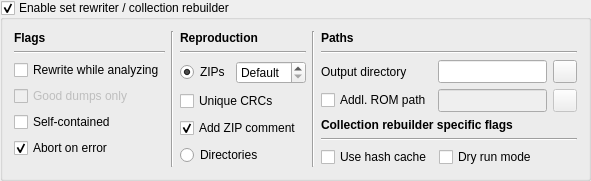
            <widget class="QGroupBox" name="groupBoxSetRewriter">
             <property name="sizePolicy">
              <sizepolicy hsizetype="MinimumExpanding" vsizetype="Minimum">
               <horstretch>0</horstretch>
               <verstretch>0</verstretch>
              </sizepolicy>
             </property>
             <property name="title">
              <string>Enable set rewriter / collection rebuilder</string>
             </property>
             <property name="checkable">
              <bool>true</bool>
             </property>
             <layout class="QGridLayout" name="gridLayout_9">
              <item row="0" column="0">
               <layout class="QGridLayout" name="gridLayoutSetRewriter">
                <item row="4" column="4" colspan="3">
                 <widget class="QLabel" name="labelCollectionRebuilderSpecific">
                  <property name="text">
                   <string>&lt;html&gt;&lt;head/&gt;&lt;body&gt;&lt;p&gt;&lt;span style=&quot; font-weight:600;&quot;&gt;Collection rebuilder specific flags&lt;/span&gt;&lt;/p&gt;&lt;/body&gt;&lt;/html&gt;</string>
                  </property>
                 </widget>
                </item>
                <item row="5" column="4" colspan="3">
                 <widget class="Line" name="lineCollectionRebuilderSpecific">
                  <property name="orientation">
                   <enum>Qt::Horizontal</enum>
                  </property>
                 </widget>
                </item>
                <item row="0" column="0">
                 <widget class="QLabel" name="labelSetRewriterFlags">
                  <property name="text">
                   <string>&lt;html&gt;&lt;head/&gt;&lt;body&gt;&lt;p&gt;&lt;span style=&quot; font-weight:600;&quot;&gt;Flags&lt;/span&gt;&lt;/p&gt;&lt;/body&gt;&lt;/html&gt;</string>
                  </property>
                 </widget>
                </item>
                <item row="0" column="4" colspan="3">
                 <widget class="QLabel" name="labelSetRewriterPaths">
                  <property name="text">
                   <string>&lt;html&gt;&lt;head/&gt;&lt;body&gt;&lt;p&gt;&lt;span style=&quot; font-weight:600;&quot;&gt;Paths&lt;/span&gt;&lt;/p&gt;&lt;/body&gt;&lt;/html&gt;</string>
                  </property>
                 </widget>
                </item>
                <item row="1" column="2">
                 <widget class="Line" name="line_12">
                  <property name="orientation">
                   <enum>Qt::Horizontal</enum>
                  </property>
                 </widget>
                </item>
                <item row="2" column="2" rowspan="5">
                 <layout class="QVBoxLayout" name="verticalLayout_2">
                  <item>
                   <layout class="QHBoxLayout" name="horizontalLayout_2">
                    <item>
                     <widget class="QRadioButton" name="radioButtonSetRewriterZipArchives">
                      <property name="toolTip">
                       <string>Produce ZIP archived sets (recommended)</string>
                      </property>
                      <property name="text">
                       <string>ZIPs</string>
                      </property>
                      <property name="checked">
                       <bool>true</bool>
                      </property>
                     </widget>
                    </item>
                    <item>
                     <widget class="QSpinBox" name="spinBoxSetRewriterZipLevel">
                      <property name="toolTip">
                       <string>Select the ZIP compression level (0 = lowest / fastest, 9 = highest / slowest)</string>
                      </property>
                      <property name="specialValueText">
                       <string>Default</string>
                      </property>
                      <property name="prefix">
                       <string>Level </string>
                      </property>
                      <property name="minimum">
                       <number>-1</number>
                      </property>
                      <property name="maximum">
                       <number>9</number>
                      </property>
                      <property name="value">
                       <number>-1</number>
                      </property>
                     </widget>
                    </item>
                   </layout>
                  </item>
                  <item>
                   <widget class="QCheckBox" name="checkBoxSetRewriterUniqueCRCs">
                    <property name="sizePolicy">
                     <sizepolicy hsizetype="Fixed" vsizetype="Fixed">
                      <horstretch>0</horstretch>
                      <verstretch>0</verstretch>
                     </sizepolicy>
                    </property>
                    <property name="toolTip">
                     <string>When a set contains multiple files with the same CRC, should the produced ZIP include all files individually or just the first one (which is actually sufficient)?</string>
                    </property>
                    <property name="text">
                     <string>Unique CRCs</string>
                    </property>
                   </widget>
                  </item>
                  <item>
                   <widget class="QCheckBox" name="checkBoxAddZipComment">
                    <property name="toolTip">
                     <string>When enabled, QMC2 will add a comment to the ZIP containing its version and the archive creation- or fixing-date</string>
                    </property>
                    <property name="text">
                     <string>Add ZIP comment</string>
                    </property>
                    <property name="checked">
                     <bool>true</bool>
                    </property>
                   </widget>
                  </item>
                  <item>
                   <widget class="QRadioButton" name="radioButtonSetRewriterIndividualDirectories">
                    <property name="toolTip">
                     <string>Produce sets in individual sub-directories (not recommended)</string>
                    </property>
                    <property name="text">
                     <string>Directories</string>
                    </property>
                   </widget>
                  </item>
                 </layout>
                </item>
                <item row="2" column="5">
                 <widget class="QLineEdit" name="lineEditSetRewriterOutputPath">
                  <property name="sizePolicy">
                   <sizepolicy hsizetype="Expanding" vsizetype="Minimum">
                    <horstretch>0</horstretch>
                    <verstretch>0</verstretch>
                   </sizepolicy>
                  </property>
                  <property name="toolTip">
                   <string>Output path for the set rewriter (WARNING: existing files will be overwritten!) -- you should NEVER use one of your primary ROM paths here!!!</string>
                  </property>
                 </widget>
                </item>
                <item row="1" column="0">
                 <widget class="Line" name="line_11">
                  <property name="orientation">
                   <enum>Qt::Horizontal</enum>
                  </property>
                 </widget>
                </item>
                <item row="2" column="6">
                 <widget class="QToolButton" name="toolButtonBrowseSetRewriterOutputPath">
                  <property name="sizePolicy">
                   <sizepolicy hsizetype="Fixed" vsizetype="Minimum">
                    <horstretch>0</horstretch>
                    <verstretch>0</verstretch>
                   </sizepolicy>
                  </property>
                  <property name="toolTip">
                   <string>Browse output path for the set rewriter</string>
                  </property>
                  <property name="icon">
                   <iconset resource="qmc2.qrc">
                    <normaloff>:/data/img/fileopen.png</normaloff>:/data/img/fileopen.png</iconset>
                  </property>
                 </widget>
                </item>
                <item row="3" column="6">
                 <widget class="QToolButton" name="toolButtonBrowseSetRewriterAdditionalRomPath">
                  <property name="enabled">
                   <bool>false</bool>
                  </property>
                  <property name="sizePolicy">
                   <sizepolicy hsizetype="Fixed" vsizetype="Minimum">
                    <horstretch>0</horstretch>
                    <verstretch>0</verstretch>
                   </sizepolicy>
                  </property>
                  <property name="toolTip">
                   <string>Browse additional ROM path</string>
                  </property>
                  <property name="icon">
                   <iconset resource="qmc2.qrc">
                    <normaloff>:/data/img/fileopen.png</normaloff>:/data/img/fileopen.png</iconset>
                  </property>
                 </widget>
                </item>
                <item row="2" column="4">
                 <widget class="QLabel" name="labelSetRewriterOutputPath">
                  <property name="text">
                   <string>Output directory</string>
                  </property>
                 </widget>
                </item>
                <item row="3" column="4">
                 <widget class="QCheckBox" name="checkBoxSetRewriterUseAdditionalRomPath">
                  <property name="toolTip">
                   <string>Use the following additional ROM path</string>
                  </property>
                  <property name="text">
                   <string>Addl. ROM path</string>
                  </property>
                 </widget>
                </item>
                <item row="3" column="5">
                 <widget class="QLineEdit" name="lineEditSetRewriterAdditionalRomPath">
                  <property name="enabled">
                   <bool>false</bool>
                  </property>
                  <property name="sizePolicy">
                   <sizepolicy hsizetype="Expanding" vsizetype="Minimum">
                    <horstretch>0</horstretch>
                    <verstretch>0</verstretch>
                   </sizepolicy>
                  </property>
                  <property name="toolTip">
                   <string>Specify an additional (source) ROM path used when the set rewriter is active</string>
                  </property>
                 </widget>
                </item>
                <item row="0" column="2">
                 <widget class="QLabel" name="labelSetRewriterReproduction">
                  <property name="text">
                   <string>&lt;html&gt;&lt;head/&gt;&lt;body&gt;&lt;p&gt;&lt;span style=&quot; font-weight:600;&quot;&gt;Reproduction&lt;/span&gt;&lt;/p&gt;&lt;/body&gt;&lt;/html&gt;</string>
                  </property>
                 </widget>
                </item>
                <item row="0" column="1" rowspan="7">
                 <widget class="Line" name="line_14">
                  <property name="orientation">
                   <enum>Qt::Vertical</enum>
                  </property>
                 </widget>
                </item>
                <item row="1" column="4" colspan="3">
                 <widget class="Line" name="line_13">
                  <property name="orientation">
                   <enum>Qt::Horizontal</enum>
                  </property>
                 </widget>
                </item>
                <item row="0" column="3" rowspan="7">
                 <widget class="Line" name="line_15">
                  <property name="orientation">
                   <enum>Qt::Vertical</enum>
                  </property>
                 </widget>
                </item>
                <item row="2" column="0" rowspan="5">
                 <layout class="QVBoxLayout" name="verticalLayout">
                  <item>
                   <widget class="QCheckBox" name="checkBoxSetRewriterWhileAnalyzing">
                    <property name="sizePolicy">
                     <sizepolicy hsizetype="Fixed" vsizetype="Fixed">
                      <horstretch>0</horstretch>
                      <verstretch>0</verstretch>
                     </sizepolicy>
                    </property>
                    <property name="toolTip">
                     <string>Rewrite sets while analyzing them (otherwise sets will only be rewritten on demand / through the context menu)</string>
                    </property>
                    <property name="text">
                     <string>Rewrite while analyzing</string>
                    </property>
                   </widget>
                  </item>
                  <item>
                   <widget class="QCheckBox" name="checkBoxSetRewriterGoodDumpsOnly">
                    <property name="enabled">
                     <bool>false</bool>
                    </property>
                    <property name="toolTip">
                     <string>Automatically rewrite sets only when all their dumps are 'good'</string>
                    </property>
                    <property name="text">
                     <string>Good dumps only</string>
                    </property>
                   </widget>
                  </item>
                  <item>
                   <widget class="QCheckBox" name="checkBoxSetRewriterSelfContainedSets">
                    <property name="toolTip">
                     <string>Create sets that do not need parent sets (otherwise create space-efficient sets which are merged upon loading, recommended)</string>
                    </property>
                    <property name="text">
                     <string>Self-contained</string>
                    </property>
                   </widget>
                  </item>
                  <item>
                   <widget class="QCheckBox" name="checkBoxSetRewriterAbortOnError">
                    <property name="toolTip">
                     <string>Abort reproduction when an error occurs (recommended)</string>
                    </property>
                    <property name="text">
                     <string>Abort on error</string>
                    </property>
                    <property name="checked">
                     <bool>true</bool>
                    </property>
                   </widget>
                  </item>
                  <item>
                   <spacer name="verticalSpacer_4">
                    <property name="orientation">
                     <enum>Qt::Vertical</enum>
                    </property>
                    <property name="sizeHint" stdset="0">
                     <size>
                      <width>20</width>
                      <height>0</height>
                     </size>
                    </property>
                   </spacer>
                  </item>
                 </layout>
                </item>
                <item row="6" column="4" colspan="3">
                 <layout class="QHBoxLayout" name="horizontalLayout_5">
                  <item>
                   <widget class="QCheckBox" name="checkBoxCollectionRebuilderHashCache">
                    <property name="toolTip">
                     <string>Enabling this will speed up hash lookups during rebuild operations (requires about 35 MB per 100K hash keys which are pre-loaded from the database)</string>
                    </property>
                    <property name="text">
                     <string>Use hash cache</string>
                    </property>
                   </widget>
                  </item>
                  <item>
                   <widget class="QCheckBox" name="checkBoxCollectionRebuilderDryRun">
                    <property name="toolTip">
                     <string>In dry run mode the collection rebuilder will not create any output (good for checking &quot;what if&quot; and to quickly create a fix.dat)</string>
                    </property>
                    <property name="text">
                     <string>Dry run mode</string>
                    </property>
                   </widget>
                  </item>
                  <item>
                   <spacer name="horizontalSpacer_2">
                    <property name="orientation">
                     <enum>Qt::Horizontal</enum>
                    </property>
                    <property name="sizeHint" stdset="0">
                     <size>
                      <width>40</width>
                      <height>20</height>
                     </size>
                    </property>
                   </spacer>
                  </item>
                 </layout>
                </item>
               </layout>
              </item>
             </layout>
            </widget>
